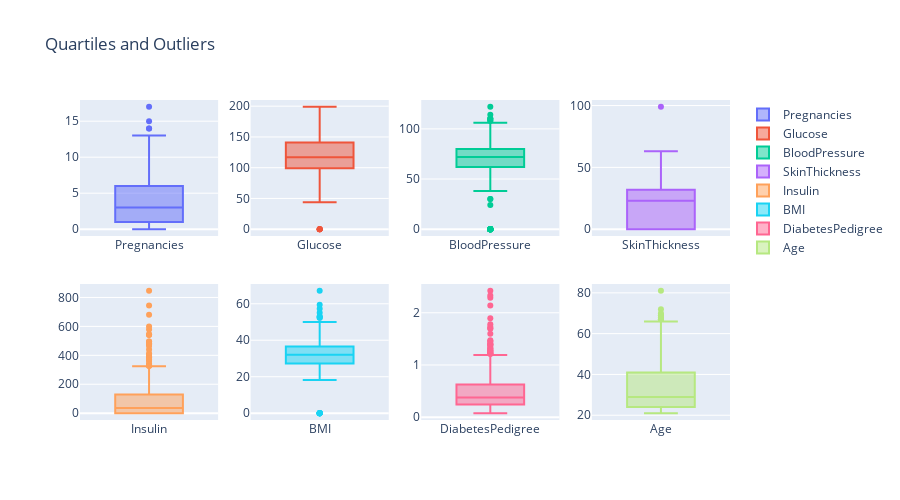

This figure's notebook cell:
### Code cell
# Convert 'Outcome' column to string type
dataset['Outcome'] = dataset['Outcome'].astype(str)
# Columns for box plots
col = ["Pregnancies", "Glucose", "BloodPressure", "SkinThickness",
                   "Insulin", "BMI", "DiabetesPedigree", "Age"]
# Subplot with 2 rows and 4 columns
figure = make_subplots(rows=2, cols=4)
row_no = 1
col_no = 1
#Iteration through each column
for i, column in enumerate(col):
    figure.add_trace(
        go.Box(y=dataset[column], name=column),
        row=row_no, col=col_no
    )
    col_no += 1 #increment
    if col_no > 4:
        col_no = 1
        row_no += 1
#Subplot
figure.update_layout(height=500, width=900, title_text="Quartiles and Outliers")
figure.show()

### Figure 1 — Plotly figure (JSON) as saved in the notebook; plotly's stock layout.template omitted (floating-point values rounded to 4 significant figures; data arrays with more than 128 entries replaced by an {"elided": "..."} marker saying what was removed)
{"data": [{"name": "Pregnancies", "type": "box", "xaxis": "x", "y": {"elided": "750 int values"}, "yaxis": "y"}, {"name": "Glucose", "type": "box", "xaxis": "x2", "y": {"elided": "750 int values"}, "yaxis": "y2"}, {"name": "BloodPressure", "type": "box", "xaxis": "x3", "y": {"elided": "750 int values"}, "yaxis": "y3"}, {"name": "SkinThickness", "type": "box", "xaxis": "x4", "y": {"elided": "750 int values"}, "yaxis": "y4"}, {"name": "Insulin", "type": "box", "xaxis": "x5", "y": {"elided": "750 int values"}, "yaxis": "y5"}, {"name": "BMI", "type": "box", "xaxis": "x6", "y": {"elided": "750 float values"}, "yaxis": "y6"}, {"name": "DiabetesPedigree", "type": "box", "xaxis": "x7", "y": {"elided": "750 float values"}, "yaxis": "y7"}, {"name": "Age", "type": "box", "xaxis": "x8", "y": {"elided": "750 int values"}, "yaxis": "y8"}], "layout": {"height": 500, "title": {"text": "Quartiles and Outliers"}, "width": 900, "xaxis": {"anchor": "y", "autorange": true, "domain": [0, 0.2125], "range": [-0.5, 0.5], "type": "category"}, "xaxis2": {"anchor": "y2", "autorange": true, "domain": [0.2625, 0.475], "range": [-0.5, 0.5], "type": "category"}, "xaxis3": {"anchor": "y3", "autorange": true, "domain": [0.525, 0.7375], "range": [-0.5, 0.5], "type": "category"}, "xaxis4": {"anchor": "y4", "autorange": true, "domain": [0.7875, 1], "range": [-0.5, 0.5], "type": "category"}, "xaxis5": {"anchor": "y5", "autorange": true, "domain": [0, 0.2125], "range": [-0.5, 0.5], "type": "category"}, "xaxis6": {"anchor": "y6", "autorange": true, "domain": [0.2625, 0.475], "range": [-0.5, 0.5], "type": "category"}, "xaxis7": {"anchor": "y7", "autorange": true, "domain": [0.525, 0.7375], "range": [-0.5, 0.5], "type": "category"}, "xaxis8": {"anchor": "y8", "autorange": true, "domain": [0.7875, 1], "range": [-0.5, 0.5], "type": "category"}, "yaxis": {"anchor": "x", "autorange": true, "domain": [0.575, 1], "range": [-0.9444, 17.94], "type": "linear"}, "yaxis2": {"anchor": "x2", "autorange": true, "domain": [0.575, 1], "range": [-11.06, 210.1], "type": "linear"}, "yaxis3": {"anchor": "x3", "autorange": true, "domain": [0.575, 1], "range": [-6.778, 128.8], "type": "linear"}, "yaxis4": {"anchor": "x4", "autorange": true, "domain": [0.575, 1], "range": [-5.5, 104.5], "type": "linear"}, "yaxis5": {"anchor": "x5", "autorange": true, "domain": [0, 0.425], "range": [-47.0, 893], "type": "linear"}, "yaxis6": {"anchor": "x6", "autorange": true, "domain": [0, 0.425], "range": [-3.728, 70.83], "type": "linear"}, "yaxis7": {"anchor": "x7", "autorange": true, "domain": [0, 0.425], "range": [-0.05211, 2.55], "type": "linear"}, "yaxis8": {"anchor": "x8", "autorange": true, "domain": [0, 0.425], "range": [17.67, 84.33], "type": "linear"}}}
